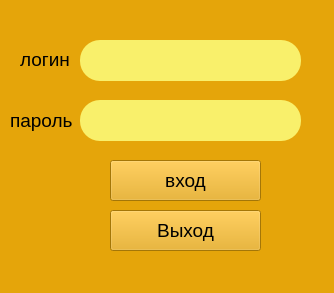
<?xml version="1.0" encoding="UTF-8"?>
<ui version="4.0">
 <class>MainWindow</class>
 <widget class="QMainWindow" name="MainWindow">
  <property name="geometry">
   <rect>
    <x>0</x>
    <y>0</y>
    <width>334</width>
    <height>293</height>
   </rect>
  </property>
  <property name="windowTitle">
   <string>auth</string>
  </property>
  <property name="styleSheet">
   <string notr="true">background-color: rgb(229, 165, 10);</string>
  </property>
  <widget class="QWidget" name="centralwidget">
   <widget class="QPushButton" name="pushButton_auth">
    <property name="geometry">
     <rect>
      <x>110</x>
      <y>160</y>
      <width>151</width>
      <height>41</height>
     </rect>
    </property>
    <property name="font">
     <font>
      <pointsize>14</pointsize>
     </font>
    </property>
    <property name="text">
     <string>вход</string>
    </property>
   </widget>
   <widget class="QLineEdit" name="lineEdit">
    <property name="geometry">
     <rect>
      <x>80</x>
      <y>40</y>
      <width>221</width>
      <height>41</height>
     </rect>
    </property>
    <property name="styleSheet">
     <string notr="true">background-color: rgb(249, 240, 107);
border-radius: 20px;
border: rgb(255, 163, 72);
</string>
    </property>
   </widget>
   <widget class="QLineEdit" name="lineEdit_2">
    <property name="geometry">
     <rect>
      <x>80</x>
      <y>100</y>
      <width>221</width>
      <height>41</height>
     </rect>
    </property>
    <property name="styleSheet">
     <string notr="true">background-color: rgb(249, 240, 107);
border-radius: 20px;
border: rgb(0,0,0);
</string>
    </property>
   </widget>
   <widget class="QLabel" name="label">
    <property name="geometry">
     <rect>
      <x>20</x>
      <y>50</y>
      <width>59</width>
      <height>18</height>
     </rect>
    </property>
    <property name="font">
     <font>
      <pointsize>14</pointsize>
     </font>
    </property>
    <property name="text">
     <string>логин</string>
    </property>
   </widget>
   <widget class="QLabel" name="label_2">
    <property name="geometry">
     <rect>
      <x>10</x>
      <y>110</y>
      <width>71</width>
      <height>21</height>
     </rect>
    </property>
    <property name="font">
     <font>
      <pointsize>14</pointsize>
     </font>
    </property>
    <property name="text">
     <string>пароль</string>
    </property>
   </widget>
   <widget class="QPushButton" name="pushButton_auth_3">
    <property name="geometry">
     <rect>
      <x>110</x>
      <y>210</y>
      <width>151</width>
      <height>41</height>
     </rect>
    </property>
    <property name="font">
     <font>
      <pointsize>14</pointsize>
     </font>
    </property>
    <property name="text">
     <string>Выход</string>
    </property>
   </widget>
   <zorder>pushButton_auth</zorder>
   <zorder>lineEdit</zorder>
   <zorder>label</zorder>
   <zorder>label_2</zorder>
   <zorder>pushButton_auth_3</zorder>
   <zorder>lineEdit_2</zorder>
  </widget>
  <widget class="QStatusBar" name="statusbar"/>
 </widget>
 <resources/>
 <connections/>
</ui>
